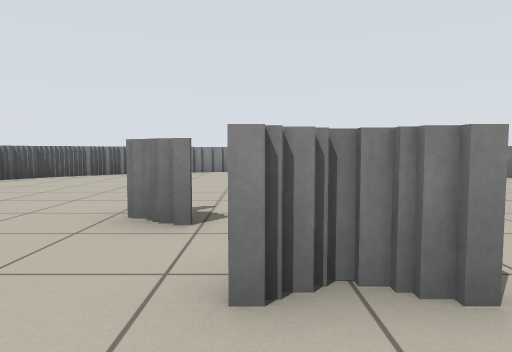
view 1 (above)

14 first-person views from a walk through a robot-simulator world made for Stage. The camera is 0.69 m above the floor, tilts 4° down and sees 70° across. Floor lines are 1 m apart. The floor is counted in squares, 1 m on a side. Each view is taken from the middle of a square. On the plan, view 1 faces up. The plan holds only what a view shows up to about 11 squares ahead; the rest is blank. The place goes on beyond the plan. Robots are left out.

view 2
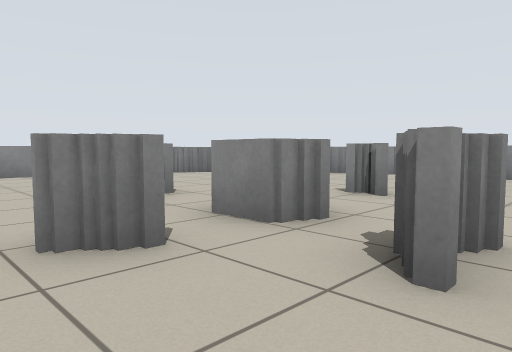

view 3
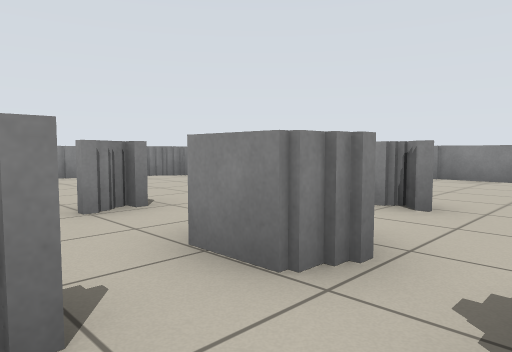

view 4
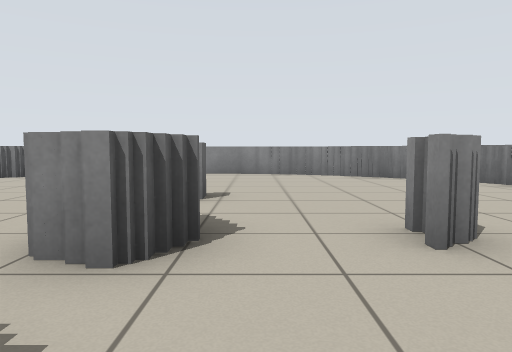

view 5
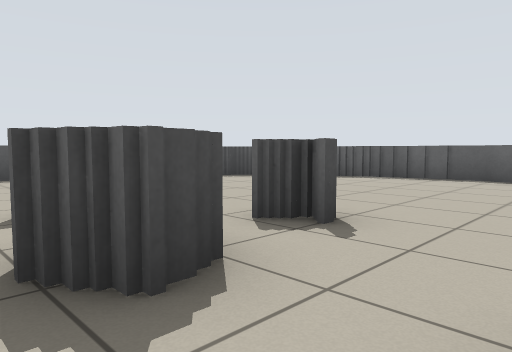

view 6
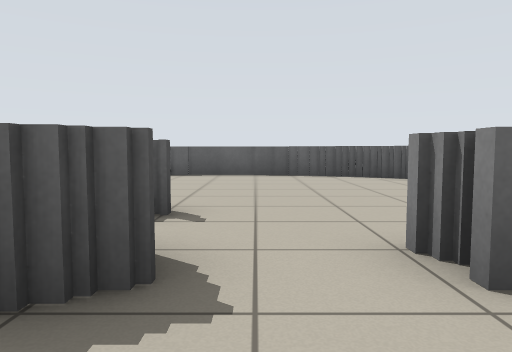

view 7
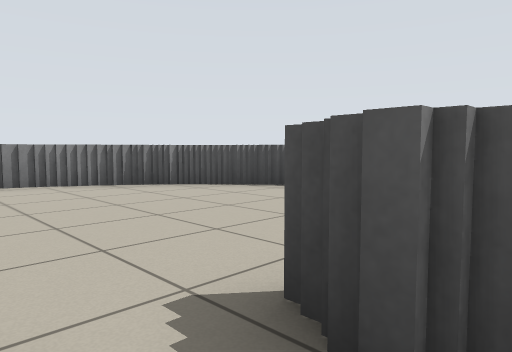

view 8
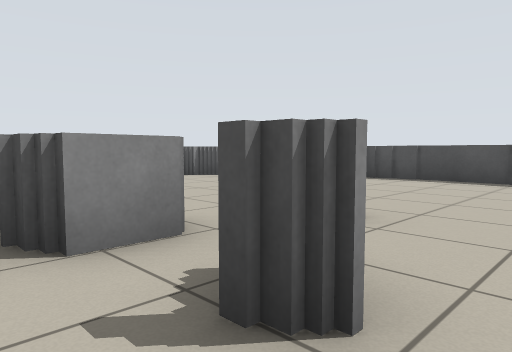

view 9
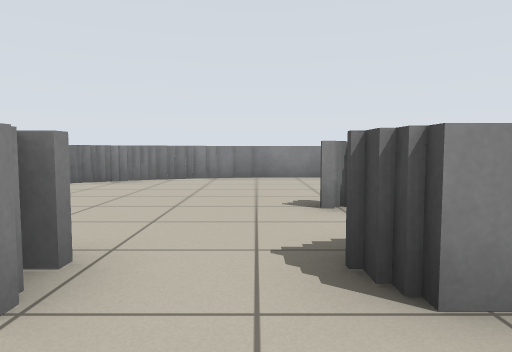

view 10
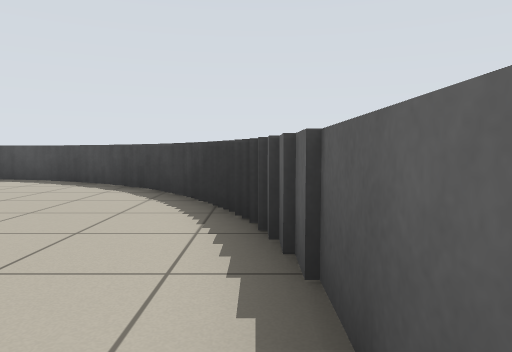

view 11
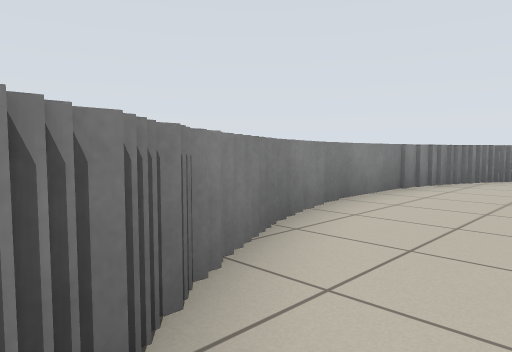

view 12
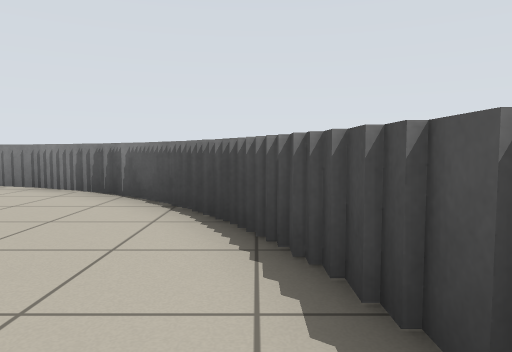

view 13
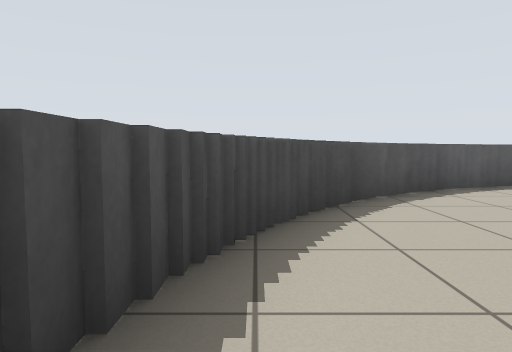

view 14
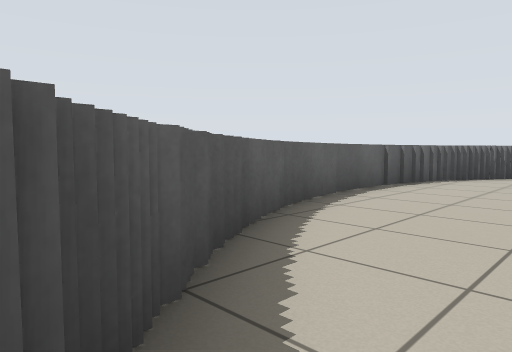

### Floor plan
Points are (right, up) in squares from view 1. A wall is a line through its corners. A room is listed if a view was taken in it or the views show most of it. See-through windows are left out.
Room 1 (views 1, 2, 3, 4, 5, 6, 7, 8, 9, 10, 11, 12, 13, 14)
walls: (-0.5, 3.3) (-1, 3.3); (0.5, 3.2) (0.5, 4.4) (1.4, 4.4) (1.4, 3.2); (-1, 4.1) (-1, 3.5); (-1.2, 4) (-0.8, 4); (1.2, 3.5) (1.2, 3.2); (-1.4, 3.8) (-0.8, 3.8); (0.1, 2) (0.9, 2); (1.2, 6.6) (1.2, 6.1) (0.4, 6.1); (-7, 2.6) (-7, 1.1); (-5.7, -0.5) (-5.7, -1); (-6.8, 1.4) (-6.8, 0.5); (-5.4, -0.9) (-5.4, -1.4); (-4.9, -1.4) (-4.9, -1.8) (-4.5, -1.8); (-6.4, 0.5) (-6.4, 0); (-4.4, 10) (-4.9, 10); (-3.5, 10.6) (-4.1, 10.6); (-7.3, 5.6) (-7.3, 2.1); (-3.1, 10.8) (-3.6, 10.8); (-7, 6.8) (-7, 5.5); (-5.7, 9) (-5.7, 8.5); (-6.4, 8.1) (-6.4, 7.5); (-5.4, 9.4) (-5.4, 8.9); (-1.9, 11.4) (-2.6, 11.4); (-6.8, 7.5) (-6.8, 6.6); (-3.5, -2.8) (-3, -2.8); (-4.2, -2.4) (-3.6, -2.4); (1.4, -3.6) (2.6, -3.6); (-2.9, -3.2) (-2.1, -3.2); (-1, 11.7) (-1.9, 11.7); (-1.8, -3.6) (-0.9, -3.6); (-2.2, -3.5) (-1.6, -3.5); (-0.5, -3.8) (1.5, -3.8); (3.1, -3.2) (3.8, -3.2); (2.5, -3.5) (3.2, -3.5); (4.8, -2.4) (5.3, -2.4) (5.3, -2) (5.8, -2); (7, 8) (7, 8.8); (5.9, -1.5) (6.4, -1.5); (2.1, 11.8) (-1, 11.8); (4, 11.1) (3.5, 11.1); (7.8, 6.5) (7.8, 7.1); (8, 5.9) (8, 6.6); (3.6, 11.4) (3, 11.4); (8.1, 5.5) (8.1, 6); (7.7, 7) (7.7, 7.6); (4.4, 11) (3.9, 11); (3.1, 11.7) (2, 11.7); (5.1, 10.6) (4.5, 10.6); (7.3, -0.1) (7.3, 0.4); (7, -0.6) (7, 0); (8, 1.5) (8, 2); (8.3, 2.8) (8.3, 5.6); (7.8, 0.9) (7.8, 1.6); (7.7, 0.5) (7.7, 1)
ways out: gap at (1, 3)

Where each view was taken, in squares from view 1:
view 1: 0 up, 0 right, facing up
view 2: 1 up, 2 left, facing up-right
view 3: 2 up, 1 left, facing up-right
view 4: 1 up, 2 right, facing up
view 5: 6 up, 2 right, facing down-left
view 6: 5 up, 3 right, facing left
view 7: 3 up, 0 right, facing down-right
view 8: 5 up, 2 left, facing down-right
view 9: 5 up, 1 left, facing right
view 10: 5 up, 7 left, facing down
view 11: 9 up, 5 left, facing up-right
view 12: 3 down, 1 right, facing right
view 13: 3 down, 0 right, facing left
view 14: 2 down, 4 left, facing up-left
